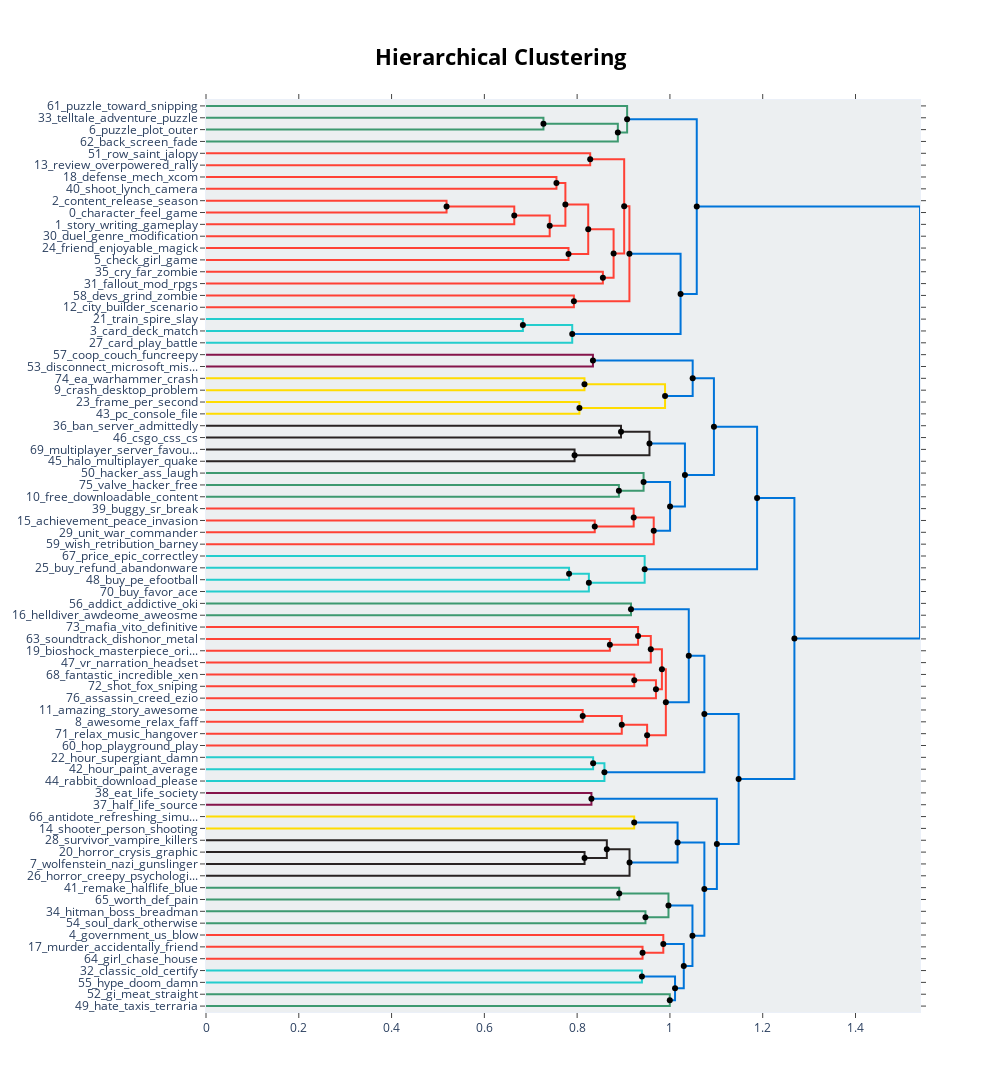

Notebook source saved alongside this figure:
### Code cell
import plotly.io as pio
pio.renderers.default = "plotly_mimetype+notebook_connected"

hier = final_model.hierarchical_topics(docs)
fig_hier = final_model.visualize_hierarchy(hierarchical_topics=hier)
fig_hier.show()

### Figure 1 — Plotly figure (JSON) as saved in the notebook; plotly's stock layout.template omitted (floating-point values rounded to 4 significant figures)
{"data": [{"hoverinfo": "text", "marker": {"color": "rgb(61,153,112)"}, "mode": "lines", "text": ["telltale_adventure_puzzle_borderland_discover", "", "", "puzzle_plot_outer_style_art"], "type": "scatter", "x": [0.0, 0.7274, 0.7274, 0.0], "xaxis": "x", "y": [-15.0, -15.0, -25.0, -25.0], "yaxis": "y"}, {"hoverinfo": "text", "marker": {"color": "rgb(61,153,112)"}, "mode": "lines", "text": ["puzzle_telltale_plot_adventure_think", "", "", "back_screen_fade_backtrack_puzzle"], "type": "scatter", "x": [0.7274, 0.8877, 0.8877, 0.0], "xaxis": "x", "y": [-20.0, -20.0, -35.0, -35.0], "yaxis": "y"}, {"hoverinfo": "text", "marker": {"color": "rgb(61,153,112)"}, "mode": "lines", "text": ["puzzle_toward_snipping_screenn_puzzles", "", "", "puzzle_telltale_plot_adventure_like"], "type": "scatter", "x": [0.0, 0.9077, 0.9077, 0.8877], "xaxis": "x", "y": [-5.0, -5.0, -27.5, -27.5], "yaxis": "y"}, {"hoverinfo": "text", "marker": {"color": "rgb(255,65,54)"}, "mode": "lines", "text": ["row_saint_jalopy_merrily_chapter", "", "", "review_overpowered_rally_reviewer_positive"], "type": "scatter", "x": [0.0, 0.8282, 0.8282, 0.0], "xaxis": "x", "y": [-45.0, -45.0, -55.0, -55.0], "yaxis": "y"}, {"hoverinfo": "text", "marker": {"color": "rgb(255,65,54)"}, "mode": "lines", "text": ["defense_mech_xcom_interesting_several", "", "", "shoot_lynch_camera_rifle_gun"], "type": "scatter", "x": [0.0, 0.7554, 0.7554, 0.0], "xaxis": "x", "y": [-65.0, -65.0, -75.0, -75.0], "yaxis": "y"}, {"hoverinfo": "text", "marker": {"color": "rgb(255,65,54)"}, "mode": "lines", "text": ["content_release_season_forgive_review", "", "", "character_feel_game_make_like"], "type": "scatter", "x": [0.0, 0.5185, 0.5185, 0.0], "xaxis": "x", "y": [-85.0, -85.0, -95.0, -95.0], "yaxis": "y"}, {"hoverinfo": "text", "marker": {"color": "rgb(255,65,54)"}, "mode": "lines", "text": ["character_game_feel_like_make", "", "", "story_writing_gameplay_cutscene_borderland"], "type": "scatter", "x": [0.5185, 0.6645, 0.6645, 0.0], "xaxis": "x", "y": [-90.0, -90.0, -105.0, -105.0], "yaxis": "y"}, {"hoverinfo": "text", "marker": {"color": "rgb(255,65,54)"}, "mode": "lines", "text": ["character_feel_game_story_like", "", "", "duel_genre_modification_game_two"], "type": "scatter", "x": [0.6645, 0.7409, 0.7409, 0.0], "xaxis": "x", "y": [-97.5, -97.5, -115.0, -115.0], "yaxis": "y"}, {"hoverinfo": "text", "marker": {"color": "rgb(255,65,54)"}, "mode": "lines", "text": ["shoot_camera_lynch_match_defense", "", "", "game_character_story_feel_like"], "type": "scatter", "x": [0.7554, 0.7747, 0.7747, 0.7409], "xaxis": "x", "y": [-70.0, -70.0, -106.2, -106.2], "yaxis": "y"}, {"hoverinfo": "text", "marker": {"color": "rgb(255,65,54)"}, "mode": "lines", "text": ["friend_enjoyable_magick_solo_wish", "", "", "check_girl_game_fcking_play"], "type": "scatter", "x": [0.0, 0.7814, 0.7814, 0.0], "xaxis": "x", "y": [-125.0, -125.0, -135.0, -135.0], "yaxis": "y"}, {"hoverinfo": "text", "marker": {"color": "rgb(255,65,54)"}, "mode": "lines", "text": ["game_character_like_feel_story", "", "", "game_board_play_fun_friend"], "type": "scatter", "x": [0.7747, 0.8239, 0.8239, 0.7814], "xaxis": "x", "y": [-88.12, -88.12, -130.0, -130.0], "yaxis": "y"}, {"hoverinfo": "text", "marker": {"color": "rgb(255,65,54)"}, "mode": "lines", "text": ["cry_far_zombie_fc_mod", "", "", "fallout_mod_rpgs_bethesda_use"], "type": "scatter", "x": [0.0, 0.8555, 0.8555, 0.0], "xaxis": "x", "y": [-145.0, -145.0, -155.0, -155.0], "yaxis": "y"}, {"hoverinfo": "text", "marker": {"color": "rgb(255,65,54)"}, "mode": "lines", "text": ["game_like_character_feel_make", "", "", "fallout_mod_cry_far_zombie"], "type": "scatter", "x": [0.8239, 0.8786, 0.8786, 0.8555], "xaxis": "x", "y": [-109.1, -109.1, -150.0, -150.0], "yaxis": "y"}, {"hoverinfo": "text", "marker": {"color": "rgb(255,65,54)"}, "mode": "lines", "text": ["row_review_saint_jalopy_merrily", "", "", "game_like_feel_character_make"], "type": "scatter", "x": [0.8282, 0.9014, 0.9014, 0.8786], "xaxis": "x", "y": [-50.0, -50.0, -129.5, -129.5], "yaxis": "y"}, {"hoverinfo": "text", "marker": {"color": "rgb(255,65,54)"}, "mode": "lines", "text": ["devs_grind_zombie_legacy_project", "", "", "city_builder_scenario_building_skyline"], "type": "scatter", "x": [0.0, 0.793, 0.793, 0.0], "xaxis": "x", "y": [-165.0, -165.0, -175.0, -175.0], "yaxis": "y"}, {"hoverinfo": "text", "marker": {"color": "rgb(255,65,54)"}, "mode": "lines", "text": ["game_like_feel_make_character", "", "", "city_building_builder_devs_survive"], "type": "scatter", "x": [0.9014, 0.9127, 0.9127, 0.793], "xaxis": "x", "y": [-89.77, -89.77, -170.0, -170.0], "yaxis": "y"}, {"hoverinfo": "text", "marker": {"color": "rgb(35,205,205)"}, "mode": "lines", "text": ["train_spire_slay_face_deck", "", "", "card_deck_match_outcome_unlock"], "type": "scatter", "x": [0.0, 0.6831, 0.6831, 0.0], "xaxis": "x", "y": [-185.0, -185.0, -195.0, -195.0], "yaxis": "y"}, {"hoverinfo": "text", "marker": {"color": "rgb(35,205,205)"}, "mode": "lines", "text": ["card_deck_match_outcome_unlock", "", "", "card_play_battle_free_rival"], "type": "scatter", "x": [0.6831, 0.7894, 0.7894, 0.0], "xaxis": "x", "y": [-190.0, -190.0, -205.0, -205.0], "yaxis": "y"}, {"hoverinfo": "text", "marker": {"color": "rgb(0,116,217)"}, "mode": "lines", "text": ["game_like_feel_make_get", "", "", "card_deck_match_outcome_unlock"], "type": "scatter", "x": [0.9127, 1.023, 1.023, 0.7894], "xaxis": "x", "y": [-129.9, -129.9, -197.5, -197.5], "yaxis": "y"}, {"hoverinfo": "text", "marker": {"color": "rgb(0,116,217)"}, "mode": "lines", "text": ["puzzle_telltale_plot_adventure_one", "", "", "game_like_make_feel_get"], "type": "scatter", "x": [0.9077, 1.058, 1.058, 1.023], "xaxis": "x", "y": [-16.25, -16.25, -163.7, -163.7], "yaxis": "y"}, {"hoverinfo": "text", "marker": {"color": "rgb(133,20,75)"}, "mode": "lines", "text": ["coop_couch_funcreepy_ridiculous_singleplayer", "", "", "disconnect_microsoft_misson_fix_online"], "type": "scatter", "x": [0.0, 0.8341, 0.8341, 0.0], "xaxis": "x", "y": [-215.0, -215.0, -225.0, -225.0], "yaxis": "y"}, {"hoverinfo": "text", "marker": {"color": "rgb(255,220,0)"}, "mode": "lines", "text": ["ea_warhammer_crash_mouse_infest", "", "", "crash_desktop_problem_dx_contact"], "type": "scatter", "x": [0.0, 0.8158, 0.8158, 0.0], "xaxis": "x", "y": [-235.0, -235.0, -245.0, -245.0], "yaxis": "y"}, {"hoverinfo": "text", "marker": {"color": "rgb(255,220,0)"}, "mode": "lines", "text": ["frame_per_second_slowmo_launcher", "", "", "pc_console_file_port_ceo"], "type": "scatter", "x": [0.0, 0.8049, 0.8049, 0.0], "xaxis": "x", "y": [-255.0, -255.0, -265.0, -265.0], "yaxis": "y"}, {"hoverinfo": "text", "marker": {"color": "rgb(255,220,0)"}, "mode": "lines", "text": ["crash_ea_problem_desktop_fix", "", "", "frame_per_second_pc_console"], "type": "scatter", "x": [0.8158, 0.9895, 0.9895, 0.8049], "xaxis": "x", "y": [-240.0, -240.0, -260.0, -260.0], "yaxis": "y"}, {"hoverinfo": "text", "marker": {"color": "rgb(0,116,217)"}, "mode": "lines", "text": ["coop_disconnect_online_microsoft_misson", "", "", "frame_crash_per_second_file"], "type": "scatter", "x": [0.8341, 1.049, 1.049, 0.9895], "xaxis": "x", "y": [-220.0, -220.0, -250.0, -250.0], "yaxis": "y"}, {"hoverinfo": "text", "marker": {"color": "rgb(40,35,35)"}, "mode": "lines", "text": ["ban_server_admittedly_mandatory_discord", "", "", "csgo_css_cs_server_npc"], "type": "scatter", "x": [0.0, 0.8946, 0.8946, 0.0], "xaxis": "x", "y": [-275.0, -275.0, -285.0, -285.0], "yaxis": "y"}, {"hoverinfo": "text", "marker": {"color": "rgb(40,35,35)"}, "mode": "lines", "text": ["multiplayer_server_favourite_mode_napoleonic", "", "", "halo_multiplayer_quake_overwatch_series"], "type": "scatter", "x": [0.0, 0.7945, 0.7945, 0.0], "xaxis": "x", "y": [-295.0, -295.0, -305.0, -305.0], "yaxis": "y"}, {"hoverinfo": "text", "marker": {"color": "rgb(40,35,35)"}, "mode": "lines", "text": ["server_ban_community_css_csgo", "", "", "multiplayer_halo_quake_overwatch_series"], "type": "scatter", "x": [0.8946, 0.9559, 0.9559, 0.7945], "xaxis": "x", "y": [-280.0, -280.0, -300.0, -300.0], "yaxis": "y"}, {"hoverinfo": "text", "marker": {"color": "rgb(61,153,112)"}, "mode": "lines", "text": ["valve_hacker_free_rank_purchase", "", "", "free_downloadable_content_pay_campaign"], "type": "scatter", "x": [0.0, 0.89, 0.89, 0.0], "xaxis": "x", "y": [-325.0, -325.0, -335.0, -335.0], "yaxis": "y"}, {"hoverinfo": "text", "marker": {"color": "rgb(61,153,112)"}, "mode": "lines", "text": ["hacker_ass_laugh_deployment_cupcake", "", "", "free_downloadable_content_pay_valve"], "type": "scatter", "x": [0.0, 0.9432, 0.9432, 0.89], "xaxis": "x", "y": [-315.0, -315.0, -330.0, -330.0], "yaxis": "y"}, {"hoverinfo": "text", "marker": {"color": "rgb(255,65,54)"}, "mode": "lines", "text": ["achievement_peace_invasion_chaos_combat", "", "", "unit_war_commander_relic_skin"], "type": "scatter", "x": [0.0, 0.838, 0.838, 0.0], "xaxis": "x", "y": [-355.0, -355.0, -365.0, -365.0], "yaxis": "y"}, {"hoverinfo": "text", "marker": {"color": "rgb(255,65,54)"}, "mode": "lines", "text": ["buggy_sr_break_ending_parkour", "", "", "unit_war_achievement_peace_invasion"], "type": "scatter", "x": [0.0, 0.9219, 0.9219, 0.838], "xaxis": "x", "y": [-345.0, -345.0, -360.0, -360.0], "yaxis": "y"}, {"hoverinfo": "text", "marker": {"color": "rgb(255,65,54)"}, "mode": "lines", "text": ["unit_war_achievement_break_peace", "", "", "wish_retribution_barney_shoulda_painkiller"], "type": "scatter", "x": [0.9219, 0.9651, 0.9651, 0.0], "xaxis": "x", "y": [-352.5, -352.5, -375.0, -375.0], "yaxis": "y"}, {"hoverinfo": "text", "marker": {"color": "rgb(0,116,217)"}, "mode": "lines", "text": ["free_hacker_downloadable_pay_content", "", "", "unit_war_break_achievement_chaos"], "type": "scatter", "x": [0.9432, 1.0, 1.0, 0.9651], "xaxis": "x", "y": [-322.5, -322.5, -363.8, -363.8], "yaxis": "y"}, {"hoverinfo": "text", "marker": {"color": "rgb(0,116,217)"}, "mode": "lines", "text": ["multiplayer_server_halo_quake_community", "", "", "free_downloadable_unit_content_war"], "type": "scatter", "x": [0.9559, 1.032, 1.032, 1.0], "xaxis": "x", "y": [-290.0, -290.0, -343.1, -343.1], "yaxis": "y"}, {"hoverinfo": "text", "marker": {"color": "rgb(0,116,217)"}, "mode": "lines", "text": ["crash_per_frame_second_coop", "", "", "multiplayer_halo_server_free_game"], "type": "scatter", "x": [1.049, 1.095, 1.095, 1.032], "xaxis": "x", "y": [-235.0, -235.0, -316.6, -316.6], "yaxis": "y"}, {"hoverinfo": "text", "marker": {"color": "rgb(35,205,205)"}, "mode": "lines", "text": ["buy_refund_abandonware_clownshow_steamstore", "", "", "buy_pe_efootball_sale_weary"], "type": "scatter", "x": [0.0, 0.7826, 0.7826, 0.0], "xaxis": "x", "y": [-395.0, -395.0, -405.0, -405.0], "yaxis": "y"}, {"hoverinfo": "text", "marker": {"color": "rgb(35,205,205)"}, "mode": "lines", "text": ["buy_sale_efootball_pe_refund", "", "", "buy_favor_ace_expensive_addition"], "type": "scatter", "x": [0.7826, 0.8253, 0.8253, 0.0], "xaxis": "x", "y": [-400.0, -400.0, -415.0, -415.0], "yaxis": "y"}, {"hoverinfo": "text", "marker": {"color": "rgb(35,205,205)"}, "mode": "lines", "text": ["price_epic_correctley_gall_abusive", "", "", "buy_sale_efootball_pe_refund"], "type": "scatter", "x": [0.0, 0.9455, 0.9455, 0.8253], "xaxis": "x", "y": [-385.0, -385.0, -407.5, -407.5], "yaxis": "y"}, {"hoverinfo": "text", "marker": {"color": "rgb(0,116,217)"}, "mode": "lines", "text": ["crash_multiplayer_per_frame_game", "", "", "buy_sale_price_pe_efootball"], "type": "scatter", "x": [1.095, 1.188, 1.188, 0.9455], "xaxis": "x", "y": [-275.8, -275.8, -396.2, -396.2], "yaxis": "y"}, {"hoverinfo": "text", "marker": {"color": "rgb(61,153,112)"}, "mode": "lines", "text": ["addict_addictive_oki_questalike_purely", "", "", "helldiver_awdeome_aweosme_border_creative"], "type": "scatter", "x": [0.0, 0.9161, 0.9161, 0.0], "xaxis": "x", "y": [-425.0, -425.0, -435.0, -435.0], "yaxis": "y"}, {"hoverinfo": "text", "marker": {"color": "rgb(255,65,54)"}, "mode": "lines", "text": ["soundtrack_dishonor_metal_besides_mix", "", "", "bioshock_masterpiece_orignal_kombat_metal"], "type": "scatter", "x": [0.0, 0.8705, 0.8705, 0.0], "xaxis": "x", "y": [-455.0, -455.0, -465.0, -465.0], "yaxis": "y"}, {"hoverinfo": "text", "marker": {"color": "rgb(255,65,54)"}, "mode": "lines", "text": ["mafia_vito_definitive_feel_joy", "", "", "bioshock_masterpiece_metal_orignal_kombat"], "type": "scatter", "x": [0.0, 0.9313, 0.9313, 0.8705], "xaxis": "x", "y": [-445.0, -445.0, -460.0, -460.0], "yaxis": "y"}, {"hoverinfo": "text", "marker": {"color": "rgb(255,65,54)"}, "mode": "lines", "text": ["mafia_bioshock_masterpiece_metal_orignal", "", "", "vr_narration_headset_great_quality"], "type": "scatter", "x": [0.9313, 0.9588, 0.9588, 0.0], "xaxis": "x", "y": [-452.5, -452.5, -475.0, -475.0], "yaxis": "y"}, {"hoverinfo": "text", "marker": {"color": "rgb(255,65,54)"}, "mode": "lines", "text": ["fantastic_incredible_xen_drifter_fifa", "", "", "shot_fox_sniping_sniper_red"], "type": "scatter", "x": [0.0, 0.9232, 0.9232, 0.0], "xaxis": "x", "y": [-485.0, -485.0, -495.0, -495.0], "yaxis": "y"}, {"hoverinfo": "text", "marker": {"color": "rgb(255,65,54)"}, "mode": "lines", "text": ["shot_sniping_fox_sniper_incredible", "", "", "assassin_creed_ezio_ezios_rome"], "type": "scatter", "x": [0.9232, 0.9699, 0.9699, 0.0], "xaxis": "x", "y": [-490.0, -490.0, -505.0, -505.0], "yaxis": "y"}, {"hoverinfo": "text", "marker": {"color": "rgb(255,65,54)"}, "mode": "lines", "text": ["vr_mafia_bioshock_masterpiece_great", "", "", "assassin_creed_shot_ezio_incredible"], "type": "scatter", "x": [0.9588, 0.9827, 0.9827, 0.9699], "xaxis": "x", "y": [-463.8, -463.8, -497.5, -497.5], "yaxis": "y"}, {"hoverinfo": "text", "marker": {"color": "rgb(255,65,54)"}, "mode": "lines", "text": ["amazing_story_awesome_history_must", "", "", "awesome_relax_faff_great_unexpectedly"], "type": "scatter", "x": [0.0, 0.812, 0.812, 0.0], "xaxis": "x", "y": [-515.0, -515.0, -525.0, -525.0], "yaxis": "y"}, {"hoverinfo": "text", "marker": {"color": "rgb(255,65,54)"}, "mode": "lines", "text": ["awesome_amazing_story_great_good", "", "", "relax_music_hangover_criminally_pikuniku"], "type": "scatter", "x": [0.812, 0.8962, 0.8962, 0.0], "xaxis": "x", "y": [-520.0, -520.0, -535.0, -535.0], "yaxis": "y"}, {"hoverinfo": "text", "marker": {"color": "rgb(255,65,54)"}, "mode": "lines", "text": ["awesome_amazing_relax_story_good", "", "", "hop_playground_play_stop_kindly"], "type": "scatter", "x": [0.8962, 0.9508, 0.9508, 0.0], "xaxis": "x", "y": [-527.5, -527.5, -545.0, -545.0], "yaxis": "y"}, {"hoverinfo": "text", "marker": {"color": "rgb(255,65,54)"}, "mode": "lines", "text": ["vr_mafia_bioshock_great_assassin", "", "", "awesome_amazing_relax_good_story"], "type": "scatter", "x": [0.9827, 0.9912, 0.9912, 0.9508], "xaxis": "x", "y": [-480.6, -480.6, -536.2, -536.2], "yaxis": "y"}, {"hoverinfo": "text", "marker": {"color": "rgb(0,116,217)"}, "mode": "lines", "text": ["addict_nearly_addictive_everyone_questalike", "", "", "vr_great_amazing_good_mafia"], "type": "scatter", "x": [0.9161, 1.041, 1.041, 0.9912], "xaxis": "x", "y": [-430.0, -430.0, -508.4, -508.4], "yaxis": "y"}, {"hoverinfo": "text", "marker": {"color": "rgb(35,205,205)"}, "mode": "lines", "text": ["hour_supergiant_damn_throb_nuff", "", "", "hour_paint_average_beautiful_wait"], "type": "scatter", "x": [0.0, 0.8345, 0.8345, 0.0], "xaxis": "x", "y": [-555.0, -555.0, -565.0, -565.0], "yaxis": "y"}, {"hoverinfo": "text", "marker": {"color": "rgb(35,205,205)"}, "mode": "lines", "text": ["hour_paint_average_beautiful_wait", "", "", "rabbit_download_please_wreckf_pheasant"], "type": "scatter", "x": [0.8345, 0.8588, 0.8588, 0.0], "xaxis": "x", "y": [-560.0, -560.0, -575.0, -575.0], "yaxis": "y"}, {"hoverinfo": "text", "marker": {"color": "rgb(0,116,217)"}, "mode": "lines", "text": ["vr_great_good_amazing_mafia", "", "", "hour_paint_average_short_beautiful"], "type": "scatter", "x": [1.041, 1.074, 1.074, 0.8588], "xaxis": "x", "y": [-469.2, -469.2, -567.5, -567.5], "yaxis": "y"}, {"hoverinfo": "text", "marker": {"color": "rgb(133,20,75)"}, "mode": "lines", "text": ["eat_life_society_download_mewt", "", "", "half_life_source_welp_ahhh"], "type": "scatter", "x": [0.0, 0.8308, 0.8308, 0.0], "xaxis": "x", "y": [-585.0, -585.0, -595.0, -595.0], "yaxis": "y"}, {"hoverinfo": "text", "marker": {"color": "rgb(255,220,0)"}, "mode": "lines", "text": ["antidote_refreshing_simulation_prove_ghost", "", "", "shooter_person_shooting_looter_booster"], "type": "scatter", "x": [0.0, 0.923, 0.923, 0.0], "xaxis": "x", "y": [-605.0, -605.0, -615.0, -615.0], "yaxis": "y"}, {"hoverinfo": "text", "marker": {"color": "rgb(40,35,35)"}, "mode": "lines", "text": ["horror_crysis_graphic_opinion_spec", "", "", "wolfenstein_nazi_gunslinger_juarez_shooter"], "type": "scatter", "x": [0.0, 0.816, 0.816, 0.0], "xaxis": "x", "y": [-635.0, -635.0, -645.0, -645.0], "yaxis": "y"}, {"hoverinfo": "text", "marker": {"color": "rgb(40,35,35)"}, "mode": "lines", "text": ["survivor_vampire_killers_masquerade_please", "", "", "wolfenstein_horror_nazi_gunslinger_shooter"], "type": "scatter", "x": [0.0, 0.864, 0.864, 0.816], "xaxis": "x", "y": [-625.0, -625.0, -640.0, -640.0], "yaxis": "y"}, {"hoverinfo": "text", "marker": {"color": "rgb(40,35,35)"}, "mode": "lines", "text": ["wolfenstein_horror_rise_nazi_gunslinger", "", "", "horror_creepy_psychological_survival_scary"], "type": "scatter", "x": [0.864, 0.9129, 0.9129, 0.0], "xaxis": "x", "y": [-632.5, -632.5, -655.0, -655.0], "yaxis": "y"}, {"hoverinfo": "text", "marker": {"color": "rgb(0,116,217)"}, "mode": "lines", "text": ["shooter_person_shooting_antidote_refreshing", "", "", "horror_wolfenstein_rise_nazi_fun"], "type": "scatter", "x": [0.923, 1.017, 1.017, 0.9129], "xaxis": "x", "y": [-610.0, -610.0, -643.8, -643.8], "yaxis": "y"}, {"hoverinfo": "text", "marker": {"color": "rgb(61,153,112)"}, "mode": "lines", "text": ["remake_halflife_blue_shift_payne", "", "", "worth_def_pain_totally_fan"], "type": "scatter", "x": [0.0, 0.8907, 0.8907, 0.0], "xaxis": "x", "y": [-665.0, -665.0, -675.0, -675.0], "yaxis": "y"}, {"hoverinfo": "text", "marker": {"color": "rgb(61,153,112)"}, "mode": "lines", "text": ["hitman_boss_breadman_diana_plus", "", "", "soul_dark_otherwise_cardinal_wierdly"], "type": "scatter", "x": [0.0, 0.9473, 0.9473, 0.0], "xaxis": "x", "y": [-685.0, -685.0, -695.0, -695.0], "yaxis": "y"}, {"hoverinfo": "text", "marker": {"color": "rgb(61,153,112)"}, "mode": "lines", "text": ["remake_worth_halflife_blue_shift", "", "", "hitman_soul_dark_boss_otherwise"], "type": "scatter", "x": [0.8907, 0.9969, 0.9969, 0.9473], "xaxis": "x", "y": [-670.0, -670.0, -690.0, -690.0], "yaxis": "y"}, {"hoverinfo": "text", "marker": {"color": "rgb(255,65,54)"}, "mode": "lines", "text": ["murder_accidentally_friend_ghost_scream", "", "", "girl_chase_house_rhody_coggin"], "type": "scatter", "x": [0.0, 0.941, 0.941, 0.0], "xaxis": "x", "y": [-715.0, -715.0, -725.0, -725.0], "yaxis": "y"}, {"hoverinfo": "text", "marker": {"color": "rgb(255,65,54)"}, "mode": "lines", "text": ["government_us_blow_aye_award", "", "", "murder_accidentally_friend_chase_scream"], "type": "scatter", "x": [0.0, 0.9858, 0.9858, 0.941], "xaxis": "x", "y": [-705.0, -705.0, -720.0, -720.0], "yaxis": "y"}, {"hoverinfo": "text", "marker": {"color": "rgb(35,205,205)"}, "mode": "lines", "text": ["classic_old_certify_comeback_surgeryd", "", "", "hype_doom_damn_hold_cherish"], "type": "scatter", "x": [0.0, 0.9396, 0.9396, 0.0], "xaxis": "x", "y": [-735.0, -735.0, -745.0, -745.0], "yaxis": "y"}, {"hoverinfo": "text", "marker": {"color": "rgb(61,153,112)"}, "mode": "lines", "text": ["gi_meat_straight_epic_loneliness", "", "", "hate_taxis_terraria_ig_eh"], "type": "scatter", "x": [0.0, 0.9997, 0.9997, 0.0], "xaxis": "x", "y": [-755.0, -755.0, -765.0, -765.0], "yaxis": "y"}, {"hoverinfo": "text", "marker": {"color": "rgb(0,116,217)"}, "mode": "lines", "text": ["hype_classic_doom_damn_hold", "", "", "hate_gi_meat_straight_epic"], "type": "scatter", "x": [0.9396, 1.011, 1.011, 0.9997], "xaxis": "x", "y": [-740.0, -740.0, -760.0, -760.0], "yaxis": "y"}, {"hoverinfo": "text", "marker": {"color": "rgb(0,116,217)"}, "mode": "lines", "text": ["murder_government_us_accidentally_blow", "", "", "hate_hype_classic_doom_gi"], "type": "scatter", "x": [0.9858, 1.03, 1.03, 1.011], "xaxis": "x", "y": [-712.5, -712.5, -750.0, -750.0], "yaxis": "y"}, {"hoverinfo": "text", "marker": {"color": "rgb(0,116,217)"}, "mode": "lines", "text": ["remake_hitman_soul_worth_dark", "", "", "murder_hate_friend_government_us"], "type": "scatter", "x": [0.9969, 1.049, 1.049, 1.03], "xaxis": "x", "y": [-680.0, -680.0, -731.2, -731.2], "yaxis": "y"}, {"hoverinfo": "text", "marker": {"color": "rgb(0,116,217)"}, "mode": "lines", "text": ["horror_shooter_wolfenstein_person_first", "", "", "remake_worth_hitman_soul_murder"], "type": "scatter", "x": [1.017, 1.074, 1.074, 1.049], "xaxis": "x", "y": [-626.9, -626.9, -705.6, -705.6], "yaxis": "y"}, {"hoverinfo": "text", "marker": {"color": "rgb(0,116,217)"}, "mode": "lines", "text": ["life_half_eat_society_download", "", "", "horror_shooter_classic_wolfenstein_fun"], "type": "scatter", "x": [0.8308, 1.101, 1.101, 1.074], "xaxis": "x", "y": [-590.0, -590.0, -666.2, -666.2], "yaxis": "y"}, {"hoverinfo": "text", "marker": {"color": "rgb(0,116,217)"}, "mode": "lines", "text": ["hour_story_good_beautiful_masterpiece", "", "", "life_horror_shooter_half_classic"], "type": "scatter", "x": [1.074, 1.148, 1.148, 1.101], "xaxis": "x", "y": [-518.4, -518.4, -628.1, -628.1], "yaxis": "y"}, {"hoverinfo": "text", "marker": {"color": "rgb(0,116,217)"}, "mode": "lines", "text": ["buy_crash_multiplayer_game_per", "", "", "good_story_great_hour_game"], "type": "scatter", "x": [1.188, 1.268, 1.268, 1.148], "xaxis": "x", "y": [-336.0, -336.0, -573.2, -573.2], "yaxis": "y"}, {"hoverinfo": "text", "marker": {"color": "rgb(0,116,217)"}, "mode": "lines", "text": ["game_like_make_get_feel", "", "", "game_good_buy_play_story"], "type": "scatter", "x": [1.058, 1.539, 1.539, 1.268], "xaxis": "x", "y": [-89.97, -89.97, -454.6, -454.6], "yaxis": "y"}, {"hoverinfo": "text", "hovertext": ["puzzle_telltale_plot_adventure_think", "character_game_feel_like_make", "character_feel_game_story_like", "shoot_camera_lynch_match_defense", "game_character_like_feel_story", "game_like_character_feel_make", "row_review_saint_jalopy_merrily", "game_like_feel_make_character", "card_deck_match_outcome_unlock", "game_like_feel_make_get", "puzzle_telltale_plot_adventure_one", "crash_ea_problem_desktop_fix", "coop_disconnect_online_microsoft_misson", "server_ban_community_css_csgo", "unit_war_achievement_break_peace", "free_hacker_downloadable_pay_content", "multiplayer_server_halo_quake_community", "crash_per_frame_second_coop", "buy_sale_efootball_pe_refund", "crash_multiplayer_per_frame_game", "mafia_bioshock_masterpiece_metal_orignal", "shot_sniping_fox_sniper_incredible", "vr_mafia_bioshock_masterpiece_great", "awesome_amazing_story_great_good", "awesome_amazing_relax_story_good", "vr_mafia_bioshock_great_assassin", "addict_nearly_addictive_everyone_questalike", "hour_paint_average_beautiful_wait", "vr_great_good_amazing_mafia", "wolfenstein_horror_rise_nazi_gunslinger", "shooter_person_shooting_antidote_refreshing", "remake_worth_halflife_blue_shift", "hype_classic_doom_damn_hold", "murder_government_us_accidentally_blow", "remake_hitman_soul_worth_dark", "horror_shooter_wolfenstein_person_first", "life_half_eat_society_download", "hour_story_good_beautiful_masterpiece", "buy_crash_multiplayer_game_per", "game_like_make_get_feel"], "marker": {"color": "black"}, "mode": "markers", "showlegend": false, "type": "scatter", "x": [0.7274, 0.5185, 0.6645, 0.7554, 0.7747, 0.8239, 0.8282, 0.9014, 0.6831, 0.9127, 0.9077, 0.8158, 0.8341, 0.8946, 0.9219, 0.9432, 0.9559, 1.049, 0.7826, 1.095, 0.9313, 0.9232, 0.9588, 0.812, 0.8962, 0.9827, 0.9161, 0.8345, 1.041, 0.864, 0.923, 0.8907, 0.9396, 0.9858, 0.9969, 1.017, 0.8308, 1.074, 1.188, 1.058], "y": [-20, -90, -97.5, -70, -88.12, -109.1, -50, -89.77, -190, -129.9, -16.25, -240, -220, -280, -352.5, -322.5, -290, -235, -400, -275.8, -452.5, -490, -463.8, -520, -527.5, -480.6, -430, -560, -469.2, -632.5, -610, -670, -740, -712.5, -680, -626.9, -590, -518.4, -336.0, -89.97]}, {"hoverinfo": "text", "hovertext": ["puzzle_telltale_plot_adventure_like", "game_character_story_feel_like", "game_board_play_fun_friend", "fallout_mod_cry_far_zombie", "game_like_feel_character_make", "city_building_builder_devs_survive", "card_deck_match_outcome_unlock", "game_like_make_feel_get", "frame_per_second_pc_console", "frame_crash_per_second_file", "multiplayer_halo_quake_overwatch_series", "free_downloadable_content_pay_valve", "unit_war_achievement_peace_invasion", "unit_war_break_achievement_chaos", "free_downloadable_unit_content_war", "multiplayer_halo_server_free_game", "buy_sale_efootball_pe_refund", "buy_sale_price_pe_efootball", "bioshock_masterpiece_metal_orignal_kombat", "assassin_creed_shot_ezio_incredible", "awesome_amazing_relax_good_story", "vr_great_amazing_good_mafia", "hour_paint_average_short_beautiful", "wolfenstein_horror_nazi_gunslinger_shooter", "horror_wolfenstein_rise_nazi_fun", "hitman_soul_dark_boss_otherwise", "murder_accidentally_friend_chase_scream", "hate_gi_meat_straight_epic", "hate_hype_classic_doom_gi", "murder_hate_friend_government_us", "remake_worth_hitman_soul_murder", "horror_shooter_classic_wolfenstein_fun", "life_horror_shooter_half_classic", "good_story_great_hour_game", "game_good_buy_play_story"], "marker": {"color": "black"}, "mode": "markers", "showlegend": false, "type": "scatter", "x": [0.8877, 0.7409, 0.7814, 0.8555, 0.8786, 0.793, 0.7894, 1.023, 0.8049, 0.9895, 0.7945, 0.89, 0.838, 0.9651, 1.0, 1.032, 0.8253, 0.9455, 0.8705, 0.9699, 0.9508, 0.9912, 0.8588, 0.816, 0.9129, 0.9473, 0.941, 0.9997, 1.011, 1.03, 1.049, 1.074, 1.101, 1.148, 1.268], "y": [-27.5, -106.2, -130, -150, -129.5, -170, -197.5, -163.7, -260, -250, -300, -330, -360, -363.8, -343.1, -316.6, -407.5, -396.2, -460, -497.5, -536.2, -508.4, -567.5, -640, -643.8, -690, -720, -760, -750, -731.2, -705.6, -666.2, -628.1, -573.2, -454.6]}], "layout": {"autosize": false, "height": 1355, "hoverlabel": {"bgcolor": "white", "font": {"family": "Rockwell", "size": 16}}, "hovermode": "closest", "plot_bgcolor": "#ECEFF1", "showlegend": false, "title": {"font": {"color": "Black", "size": 22}, "text": "<b>Hierarchical Clustering</b>", "x": 0.5, "xanchor": "center", "yanchor": "top"}, "width": 1000, "xaxis": {"mirror": "allticks", "rangemode": "tozero", "showgrid": false, "showline": true, "showticklabels": true, "ticks": "outside", "type": "linear", "zeroline": false}, "yaxis": {"mirror": "allticks", "range": [-770, 0], "rangemode": "tozero", "showgrid": false, "showline": true, "showticklabels": true, "tickmode": "array", "ticks": "outside", "ticktext": ["61_puzzle_toward_snipping", "33_telltale_adventure_puzzle", "6_puzzle_plot_outer", "62_back_screen_fade", "51_row_saint_jalopy", "13_review_overpowered_rally", "18_defense_mech_xcom", "40_shoot_lynch_camera", "2_content_release_season", "0_character_feel_game", "1_story_writing_gameplay", "30_duel_genre_modification", "24_friend_enjoyable_magick", "5_check_girl_game", "35_cry_far_zombie", "31_fallout_mod_rpgs", "58_devs_grind_zombie", "12_city_builder_scenario", "21_train_spire_slay", "3_card_deck_match", "27_card_play_battle", "57_coop_couch_funcreepy", "53_disconnect_microsoft_mis...", "74_ea_warhammer_crash", "9_crash_desktop_problem", "23_frame_per_second", "43_pc_console_file", "36_ban_server_admittedly", "46_csgo_css_cs", "69_multiplayer_server_favou...", "45_halo_multiplayer_quake", "50_hacker_ass_laugh", "75_valve_hacker_free", "10_free_downloadable_content", "39_buggy_sr_break", "15_achievement_peace_invasion", "29_unit_war_commander", "59_wish_retribution_barney", "67_price_epic_correctley", "25_buy_refund_abandonware", "48_buy_pe_efootball", "70_buy_favor_ace", "56_addict_addictive_oki", "16_helldiver_awdeome_aweosme", "73_mafia_vito_definitive", "63_soundtrack_dishonor_metal", "19_bioshock_masterpiece_ori...", "47_vr_narration_headset", "68_fantastic_incredible_xen", "72_shot_fox_sniping", "76_assassin_creed_ezio", "11_amazing_story_awesome", "8_awesome_relax_faff", "71_relax_music_hangover", "60_hop_playground_play", "22_hour_supergiant_damn", "42_hour_paint_average", "44_rabbit_download_please", "38_eat_life_society", "37_half_life_source", "66_antidote_refreshing_simu...", "14_shooter_person_shooting", "28_survivor_vampire_killers", "20_horror_crysis_graphic", "7_wolfenstein_nazi_gunslinger", "26_horror_creepy_psychologi...", "41_remake_halflife_blue", "65_worth_def_pain", "34_hitman_boss_breadman", "54_soul_dark_otherwise", "4_government_us_blow", "17_murder_accidentally_friend", "64_girl_chase_house", "32_classic_old_certify", "55_hype_doom_damn", "52_gi_meat_straight", "49_hate_taxis_terraria"], "tickvals": [-5, -15, -25, -35, -45, -55, -65, -75, -85, -95, -105, -115, -125, -135, -145, -155, -165, -175, -185, -195, -205, -215, -225, -235, -245, -255, -265, -275, -285, -295, -305, -315, -325, -335, -345, -355, -365, -375, -385, -395, -405, -415, -425, -435, -445, -455, -465, -475, -485, -495, -505, -515, -525, -535, -545, -555, -565, -575, -585, -595, -605, -615, -625, -635, -645, -655, -665, -675, -685, -695, -705, -715, -725, -735, -745, -755, -765], "type": "linear", "zeroline": false}}}
